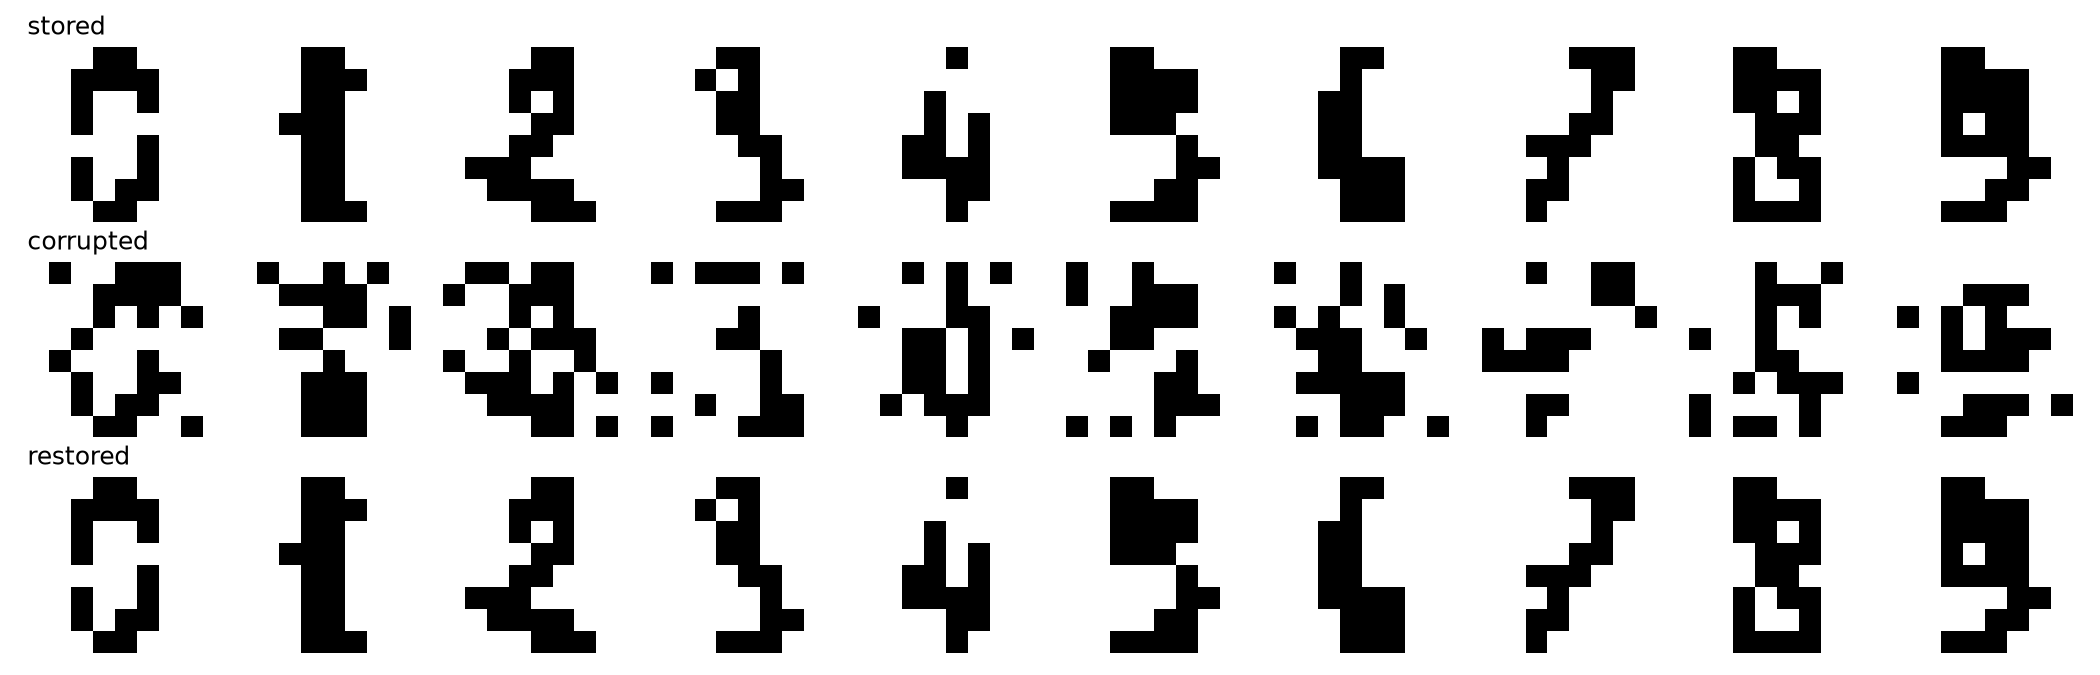

This figure's Python source:
import torch
import numpy as np
import matplotlib.pyplot as plt
from sklearn.datasets import load_digits

torch.manual_seed(0)
digits = load_digits()
images = digits.images          # (1797, 8, 8), pixel values 0..16
labels = digits.target

def binarize(img):
    # turn the 8x8 image into a 64-long vector of +1 / -1
    return torch.tensor(np.where(img.flatten() > 8, 1.0, -1.0), dtype=torch.float32)

# store one example of each digit 0-9
X = torch.stack([binarize(images[np.where(labels == k)[0][0]]) for k in range(10)])
d = X.shape[1]
beta = 1.0
steps = 3

def retrieve(xi):
    for _ in range(steps):
        w = torch.softmax(beta * (X @ xi), dim=0)
        xi = torch.sign(w @ X)
    return xi

def corrupt(x, flips):
    xi = x.clone()
    idx = torch.randperm(d)[:flips]
    xi[idx] = -xi[idx]
    return xi

# 1) success rate vs number of corrupted pixels
print("flips -> fraction of exact recoveries (10 stored digits, 100 trials each)")
for flips in [4, 8, 12, 16, 20]:
    ok = 0
    for k in range(10):
        for _ in range(100):
            if (retrieve(corrupt(X[k], flips)) == X[k]).all():
                ok += 1
    print(flips, ok / 1000)

# 2) picture: stored / corrupted / restored
flips = 12
fig, axes = plt.subplots(3, 10, figsize=(14, 4.5))
for k in range(10):
    c = corrupt(X[k], flips)
    r = retrieve(c)
    for row, img in enumerate([X[k], c, r]):
        axes[row, k].imshow(img.reshape(8, 8), cmap="gray_r")
        axes[row, k].axis("off")
axes[0, 0].set_title("stored", loc="left")
axes[1, 0].set_title("corrupted", loc="left")
axes[2, 0].set_title("restored", loc="left")
plt.tight_layout()
plt.savefig("digits_demo.png", dpi=150)
